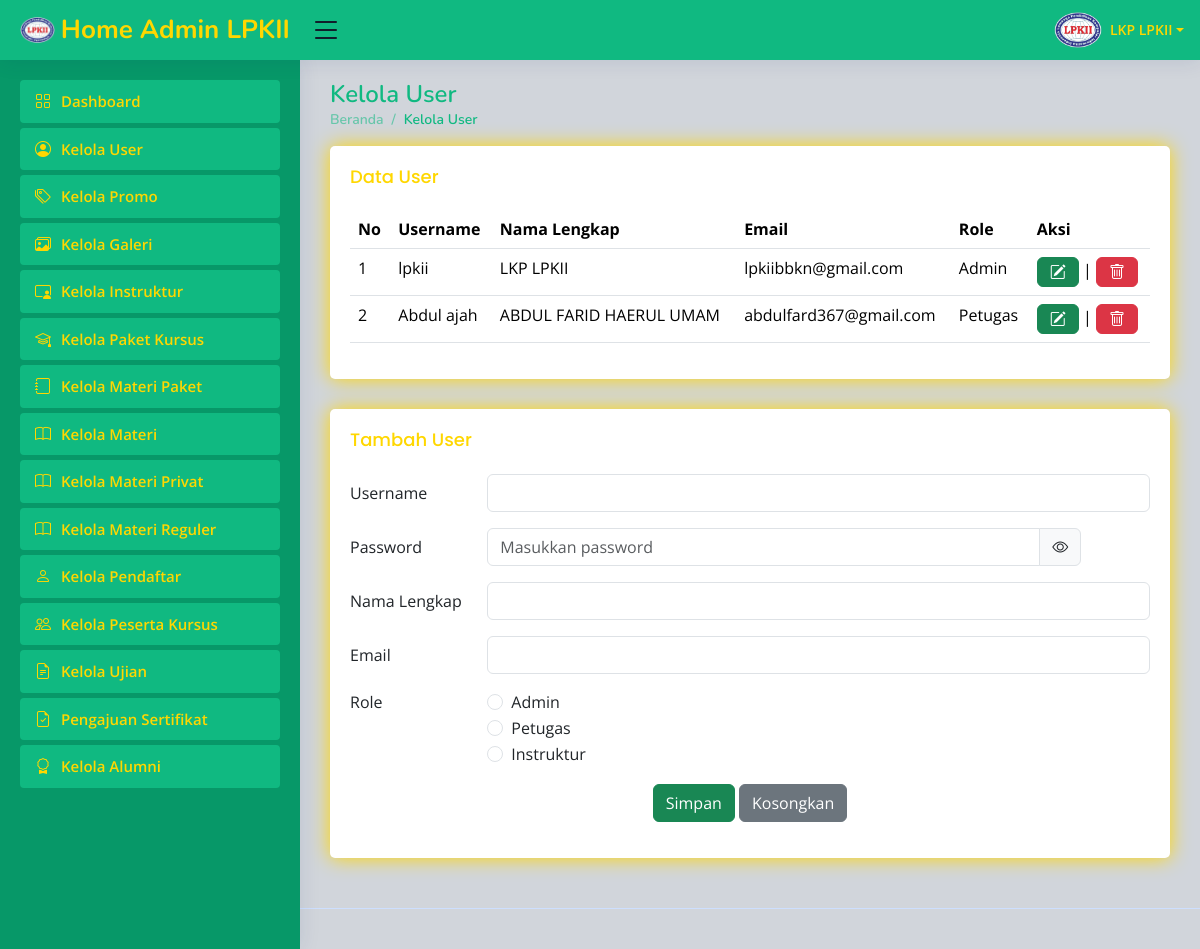
/dashboard.php?url=kelola_user.php (signed in), run on the app's committed database.
### tables this page shows
CREATE TABLE `user` (
  `id_user` int(11) NOT NULL,
  `nama` varchar(100) NOT NULL,
  `username` varchar(32) NOT NULL,
  `email` varchar(100) NOT NULL,
  `password` varchar(255) NOT NULL,
  `role` enum('Admin','Petugas','Instruktur') NOT NULL
);

### kelola_user.php (the view, shortened to what this page needs)
<?php
include 'koneksi.php';
$user_q = mysqli_query($koneksi, "SELECT * FROM user");
?>
<div class="pagetitle">
  <h1>Kelola User</h1>
  <nav>
    <ol class="breadcrumb">
      <li class="breadcrumb-item"><a href="dashboard.php">Beranda</a></li>
      <li class="breadcrumb-item active">Kelola User</li>
    </ol>
  </nav>
</div>
<div class="card">
  <div class="card-body overflow-x-scroll overflow-y-scroll">
    <h5 class="card-title">Data User</h5>
    <table class="table datatable">
      <thead>
        <tr>
          <th>No</th>
          <th>Username</th>
          <th>Nama Lengkap</th>
          <th>Email</th>
          <th>Role</th>
          <th>Aksi</th>
        </tr>
      </thead>
      <tbody>
        <?php
        $no = 0;
        while ($data = mysqli_fetch_assoc($user_q)) {
          $no++;
        ?>
          <tr>
            <td><?= $no; ?></td>
            <td><?= $data['username']; ?></td>
            <td><?= $data['nama']; ?></td>
            <td><?= $data['email']; ?></td>
            <td><?= $data['role']; ?></td>
            <td>
              <a href="?url=edit_user&id_user=<?= $data['id_user']; ?> " class="btn btn-success"><i class="bi bi-pencil-square"></i></a> |
              <a href="?url=hapus_user&id_user=<?= $data['id_user']; ?> " class="btn btn-danger" onclick="confirmDelete(this)"><i class="bi bi-trash"></i></a>
            </td>
          </tr>
        <?php } ?>
      </tbody>
    </table>
  </div>
</div>
<div class="card">
  <div class="card-body">
    <h5 class="card-title">Tambah User</h5>
    <form method="post" action="tambah_user.php">
      <div class="row mb-3">
        <label for="inputEmail3" class="col-sm-2 col-form-label">Username</label>
        <div class="col-sm-10">
          <input type="text" class="form-control" id="inputText" name="username">
        </div>
      </div>
      <div class="row mb-3">
        <label for="inputPassword3" class="col-sm-2 col-form-label">Password</label>
        <div class="input-group col-sm-5 w-75">
          <input type="password" class="form-control" id="password" name="password" placeholder="Masukkan password">
          <span class="input-group-text" onclick="togglePassword()">
            <i class="bi bi-eye" id="toggleIcon"></i>
          </span>
        </div>
      </div>
      <div class="row mb-3">
        <label for="inputPassword3" class="col-sm-2 col-form-label">Nama Lengkap</label>
        <div class="col-sm-10">
          <input type="text" class="form-control" id="inputPassword" name="nama">
        </div>
      </div>
      <div class="row mb-3">
        <label for="inputPassword3" class="col-sm-2 col-form-label">Email</label>
        <div class="col-sm-10">
          <input type="email" class="form-control" id="inputPassword" name="email">
        </div>
      </div>
      <fieldset class="row mb-3">
        <legend class="col-form-label col-sm-2 pt-0">Role</legend>
        <div class="col-sm-10">
          <div class="form-check">
            <input class="form-check-input" type="radio" name="role" id="gridRadios1" value="admin">
            <label class="form-check-label" for="gridRadios1">
              Admin
            </label>
          </div>
          <div class="form-check">
            <input class="form-check-input" type="radio" name="role" id="gridRadios2" value="petugas">
            <label class="form-check-label" for="gridRadios2">
              Petugas
            </label>
          </div>
          <div class="form-check">
            <input class="form-check-input" type="radio" name="role" id="gridRadios2" value="instruktur">
            <label class="form-check-label" for="gridRadios2">
              Instruktur
            </label>
          </div>
        </div>
      </fieldset>
      <div class="text-center">
        <button type="submit" class="btn btn-success">Simpan</button>
        <button type="reset" class="btn btn-secondary">Kosongkan</button>
      </div>
    </form>
  </div>
</div>

### assets/css/main2.css (style rules this page uses)
:root { scroll-behavior: smooth; }
body { font-family: "Open Sans", sans-serif; background: #D1D5DB; color: #111827; }
a { color: #FFD700; text-decoration: none; }
h1, h2, h3, h4, h5, h6 { font-family: "Nunito", sans-serif; }
.pagetitle { margin-bottom: 10px; }
.pagetitle h1 { font-size: 24px; margin-bottom: 0; font-weight: 600; color: #10B981; }
.card { margin-bottom: 30px; border: none; border-radius: 5px; box-shadow: 0px 0 20px #FFD700; }
.card-title { padding: 20px 0 15px 0; font-size: 18px; font-weight: 500; color: #FFD700; font-family: "Poppins", sans-serif; }
.card-body { padding: 0 20px 20px 20px; }
.breadcrumb { font-size: 14px; font-family: "Nunito", sans-serif; color: #10b9818c; font-weight: 600; }
.breadcrumb a { color: #10b9818c; transition: 0.3s; }
.breadcrumb .breadcrumb-item::before { color: #10b9818c; }
.breadcrumb .active { color: #10b981; font-weight: 600; }

### data on the page
user: username "lpkii", nama "LKP LPKII", email "lpkiibbkn@gmail.com", role "Admin"
user: username "Abdul ajah", nama "ABDUL FARID HAERUL UMAM", email "abdulfard367@gmail.com", role "Petugas"

### other printed values
$_SESSION['nama'] "LKP LPKII"
